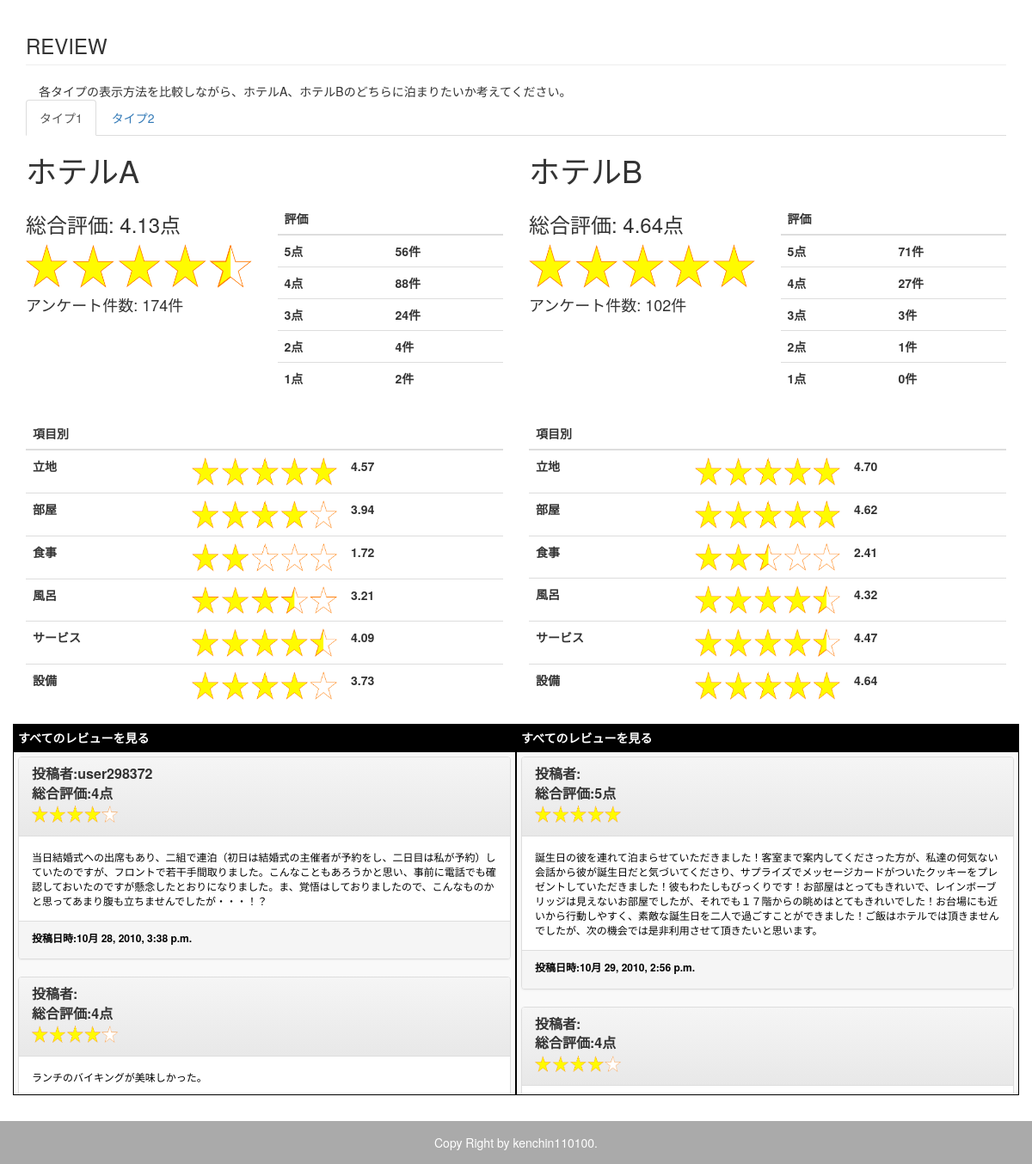
/questionnaire/review_exp3, run on the app's committed database.
### questionnaire/models.py (models this page shows)
class Evaluation(models.Model):
	hotel_name = models.CharField(max_length=20, null=True)
	eva1 = models.DecimalField(max_digits=3, decimal_places=2, null=True)
	eva2 = models.DecimalField(max_digits=3, decimal_places=2, null=True)
	eva3 = models.DecimalField(max_digits=3, decimal_places=2, null=True)
	eva4 = models.DecimalField(max_digits=3, decimal_places=2, null=True)
	eva5 = models.DecimalField(max_digits=3, decimal_places=2, null=True)
	eva6 = models.DecimalField(max_digits=3, decimal_places=2, null=True)
	eva7 = models.DecimalField(max_digits=3, decimal_places=2, null=True)
	img_eva1 = models.CharField(max_length=3, null=True)
	img_eva2 = models.CharField(max_length=3, null=True)
	img_eva3 = models.CharField(max_length=3, null=True)
	img_eva4 = models.CharField(max_length=3, null=True)
	img_eva5 = models.CharField(max_length=3, null=True)
	img_eva6 = models.CharField(max_length=3, null=True)
	img_eva7 = models.CharField(max_length=3, null=True)

class Review3(models.Model):
    user_id = models.IntegerField()
    user_name = models.CharField(max_length=20, null=True)
    review = models.TextField(null=True)
    date_time = models.DateTimeField(null=True)
    eva1 = models.IntegerField(null=True)
    eva2 = models.IntegerField(null=True)
    eva3 = models.IntegerField(null=True)
    eva4 = models.IntegerField(null=True)
    eva5 = models.IntegerField(null=True)
    eva6 = models.IntegerField(null=True)
    eva7 = models.IntegerField(null=True)

class Review4(models.Model):
    user_id = models.IntegerField()
    user_name = models.CharField(max_length=20, null=True)
    review = models.TextField(null=True)
    date_time = models.DateTimeField(null=True)
    eva1 = models.IntegerField(null=True)
    eva2 = models.IntegerField(null=True)
    eva3 = models.IntegerField(null=True)
    eva4 = models.IntegerField(null=True)
    eva5 = models.IntegerField(null=True)
    eva6 = models.IntegerField(null=True)
    eva7 = models.IntegerField(null=True)

### questionnaire/views_exp3.py (the view)
def review_exp3(request):
    list_d3 = Review3.objects.filter(date_time__range=(datetime.date(2010, 9, 1), datetime.date(2010, 10, 31)))
    evaluation3 = Evaluation.objects.get(hotel_name='ホテルC')
    list_d4 = Review4.objects.filter(date_time__range=(datetime.date(2010, 9, 1), datetime.date(2010, 10, 31)))
    evaluation4 = Evaluation.objects.get(hotel_name='ホテルD')
    list_sum = SummarizeReview_exp2.objects.all()
    list_sum3 = list_sum.filter(hotel_name='ホテルC')
    list_sum4 = list_sum.filter(hotel_name='ホテルD')
    d = {'review3': list_d3,
         'evaluation3': evaluation3,
         'num3_5': list_d3.filter(eva7=5).count(),
         'num3_4': list_d3.filter(eva7=4).count(),
         'num3_3': list_d3.filter(eva7=3).count(),
         'num3_2': list_d3.filter(eva7=2).count(),
         'num3_1': list_d3.filter(eva7=1).count(),
         'review4': list_d4,
         'evaluation4': evaluation4,
         'num4_5': list_d4.filter(eva7=5).count(),
         'num4_4': list_d4.filter(eva7=4).count(),
         'num4_3': list_d4.filter(eva7=3).count(),
         'num4_2': list_d4.filter(eva7=2).count(),
         'num4_1': list_d4.filter(eva7=1).count(),
         'sum3_topic1_1': list_sum3.filter(topic_id=1).order_by('doc_id')[:3],
         'sum3_topic2_1': list_sum3.filter(topic_id=2).order_by('doc_id')[:3],
         'sum3_topic3_1': list_sum3.filter(topic_id=3).order_by('doc_id')[:3],
         'sum3_topic4_1': list_sum3.filter(topic_id=4).order_by('doc_id')[:3],
         'sum3_topic5_1': list_sum3.filter(topic_id=5).order_by('doc_id')[:3],
         'sum3_topic6_1': list_sum3.filter(topic_id=6).order_by('doc_id')[:3],
         'sum3_topic7_1': list_sum3.filter(topic_id=7).order_by('doc_id')[:3],
         'sum3_topic1_2': list_sum3.filter(topic_id=1).order_by('doc_id')[3:],
         'sum3_topic2_2': list_sum3.filter(topic_id=2).order_by('doc_id')[3:],
         'sum3_topic3_2': list_sum3.filter(topic_id=3).order_by('doc_id')[3:],
         'sum3_topic4_2': list_sum3.filter(topic_id=4).order_by('doc_id')[3:],
         'sum3_topic5_2': list_sum3.filter(topic_id=5).order_by('doc_id')[3:],
         'sum3_topic6_2': list_sum3.filter(topic_id=6).order_by('doc_id')[3:],
         'sum3_topic7_2': list_sum3.filter(topic_id=7).order_by('doc_id')[3:],
         'sum4_topic1_1': list_sum4.filter(topic_id=1).order_by('doc_id')[:3],
         'sum4_topic2_1': list_sum4.filter(topic_id=2).order_by('doc_id')[:3],
         'sum4_topic3_1': list_sum4.filter(topic_id=3).order_by('doc_id')[:3],
         'sum4_topic4_1': list_sum4.filter(topic_id=4).order_by('doc_id')[:3],
         'sum4_topic5_1': list_sum4.filter(topic_id=5).order_by('doc_id')[:3],
         'sum4_topic6_1': list_sum4.filter(topic_id=6).order_by('doc_id')[:3],
         'sum4_topic7_1': list_sum4.filter(topic_id=7).order_by('doc_id')[:3],
         'sum4_topic1_2': list_sum4.filter(topic_id=1).order_by('doc_id')[3:],
         'sum4_topic2_2': list_sum4.filter(topic_id=2).order_by('doc_id')[3:],
         'sum4_topic3_2': list_sum4.filter(topic_id=3).order_by('doc_id')[3:],
         'sum4_topic4_2': list_sum4.filter(topic_id=4).order_by('doc_id')[3:],
         'sum4_topic5_2': list_sum4.filter(topic_id=5).order_by('doc_id')[3:],
         'sum4_topic6_2': list_sum4.filter(topic_id=6).order_by('doc_id')[3:],
         'sum4_topic7_2': list_sum4.filter(topic_id=7).order_by('doc_id')[3:],
         }
    return render(request, 'review_exp3.html', d)

### templates/review_exp3.html (shortened to what this page needs)
{% extends "base.html" %}
{% block body %}
<h3 class="page-header">REVIEW</h3>
<div class="container">
  <div>各タイプの表示方法を比較しながら、ホテルA、ホテルBのどちらに泊まりたいか考えてください。</div>
</div>
<ul class="nav nav-tabs">
  <li class="active"><a href="#tab1" data-toggle="tab">タイプ1</a></li>
	<li><a href="#tab2" data-toggle="tab">タイプ2</a></li>
</ul>
<div class="tab-content">
  <div id="tab1" class="tab-pane active">
  	<div class="row">
		  <div class="col-xs-6"><h1>ホテルA</h1></div>
		  <div class="col-xs-6"><h1>ホテルB</h1></div>
		</div>
  	<div class="row">
		  <div class="col-xs-6">
				<div class="row">
		      <div class="col-xs-6">
			<h3>総合評価: {{evaluation3.eva7 }}点</h3>
			<img src="/static/img/star/star{{evaluation3.img_eva7}}.png" class="img-responsive"/>
			<h4>アンケート件数: {{ review3|length }}件</h4>
	      </div>
		      <div class="col-xs-6">
		    <table class="table">
	          <thead>
	            <tr>
		          <th>評価</th>
                  <th></th>
                </tr>
  	          </thead>
          	  <tbody>
				<tr>
				  <th>5点</th>
				  <th>{{ num3_5 }}件</th>
				</tr>
				<tr>
			      <th>4点</th>
				  <th>{{ num3_4 }}件</th>
				</tr>
				<tr>
			      <th>3点</th>
				  <th>{{ num3_3 }}件</th>
				</tr>
				<tr>
				  <th>2点</th>
				  <th>{{ num3_2 }}件</th>
				</tr>
				<tr>
			      <th>1点</th>
				  <th>{{ num3_1 }}件</th>
				</tr>
			  </tbody>
			</table>
	      </div>
				</div>
			</div>
			<div class="col-xs-6">
				<div class="row">
				  <div class="col-xs-6">
				<h3>総合評価: {{evaluation4.eva7 }}点</h3>
				<img src="/static/img/star/star{{evaluation4.img_eva7}}.png" class="img-responsive"/>
				<h4>アンケート件数: {{ review4|length }}件</h4>
			</div>
				  <div class="col-xs-6">
				  <table class="table">
					  <thead>
					    <tr>
						    <th>評価</th>
						    <th></th>
					    </tr>
					  </thead>
					  <tbody>
					    <tr>
						    <th>5点</th>
						    <th>{{ num4_5 }}件</th>
							</tr>
					    <tr>
						    <th>4点</th>
						    <th>{{ num4_4 }}件</th>
					    </tr>
					    <tr>
						    <th>3点</th>
						    <th>{{ num4_3 }}件</th>
					    </tr>
					    <tr>
						    <th>2点</th>
						    <th>{{ num4_2 }}件</th>
					    </tr>
					    <tr>
						    <th>1点</th>
						    <th>{{ num4_1 }}件</th>
					    </tr>
					  </tbody>
				  </table>
	      </div>
				</div>
			</div>
		</div>
  	<div class="row">
		  <div class="col-xs-6">
			  <table class="table">
			    <thead>
				    <tr>
					    <th class="col-xs-4">項目別</th>
				      <th class="col-xs-4"></th>
			        <th class="col-xs-4"></th>
				    </tr>
				  </thead>
				  <tbody>
				    <tr>
				      <th class="col-xs-4">立地</th>
				      <th class="col-xs-4"><img src="/static/img/star/star{{evaluation3.img_eva1}}.png" class="img-responsive"/></th>
				      <th class="col-xs-4">{{ evaluation3.eva1 }}</th>
				    </tr>
				    <tr>
				      <th class="col-xs-4">部屋</th>
			        <th class="col-xs-4"><img src="/static/img/star/star{{evaluation3.img_eva2}}.png" class="img-responsive"/></th>
				      <th class="col-xs-4">{{ evaluation3.eva2 }}</th>
				    </tr>
				    <tr>
				      <th class="col-xs-4">食事</th>
			        <th class="col-xs-4"><img src="/static/img/star/star{{evaluation3.img_eva3}}.png" class="img-responsive"/></th>
				      <th class="col-xs-4">{{ evaluation3.eva3 }}</th>
					  </tr>
				    <tr>
				      <th class="col-xs-4">風呂</th>
				      <th class="col-xs-4"><img src="/static/img/star/star{{evaluation3.img_eva4}}.png" class="img-responsive"/></th>
				      <th class="col-xs-4">{{ evaluation3.eva4 }}</th>
				    </tr>
				    <tr>
			        <th class="col-xs-4">サービス</th>
				      <th class="col-xs-4"><img src="/static/img/star/star{{evaluation3.img_eva5}}.png" class="img-responsive"/></th>
				      <th class="col-xs-4">{{ evaluation3.eva5 }}</th>
				    </tr>
				    <tr>
				      <th class="col-xs-4">設備</th>
				      <th class="col-xs-4"><img src="/static/img/star/star{{evaluation3.img_eva6}}.png" class="img-responsive"/></th>
				      <th class="col-xs-4">{{ evaluation3.eva6 }}</th>
					  </tr>
				  </tbody>
			  </table>
			</div>
		  <div class="col-xs-6">
			  <table class="table">
			    <thead>
				    <tr>
				      <th class="col-xs-4">項目別</th>
				      <th class="col-xs-4"></th>
				      <th class="col-xs-4"></th>
				    </tr>
			    </thead>
			    <tbody>
				    <tr>
			 	      <th class="col-xs-4">立地</th>
						  <th class="col-xs-4"><img src="/static/img/star/star{{evaluation4.img_eva1}}.png" class="img-responsive"/></th>
						  <th class="col-xs-4">{{ evaluation4.eva1 }}</th>
					  </tr>
					  <tr>
						  <th class="col-xs-4">部屋</th>
						  <th class="col-xs-4"><img src="/static/img/star/star{{evaluation4.img_eva2}}.png" class="img-responsive"/></th>
						  <th class="col-xs-4">{{ evaluation4.eva2 }}</th>
					  </tr>
					  <tr>
						  <th class="col-xs-4">食事</th>
						  <th class="col-xs-4"><img src="/static/img/star/star{{evaluation4.img_eva3}}.png" class="img-responsive"/></th>
						  <th class="col-xs-4">{{ evaluation4.eva3 }}</th>
					  </tr>
					  <tr>
						  <th class="col-xs-4">風呂</th>
						  <th class="col-xs-4"><img src="/static/img/star/star{{evaluation4.img_eva4}}.png" class="img-responsive"/></th>
						  <th class="col-xs-4">{{ evaluation4.eva4 }}</th>
					  </tr>
					  <tr>
						  <th class="col-xs-4">サービス</th>
						  <th class="col-xs-4"><img src="/static/img/star/star{{evaluation4.img_eva5}}.png" class="img-responsive"/></th>
						  <th class="col-xs-4">{{ evaluation4.eva5 }}</th>
					  </tr>
					  <tr>
						  <th class="col-xs-4">設備</th>
						  <th class="col-xs-4"><img src="/static/img/star/star{{evaluation4.img_eva6}}.png" class="img-responsive"/></th>
						  <th class="col-xs-4">{{ evaluation4.eva6 }}</th>
					  </tr>
					</tbody>
				</table>
			</div>
		</div>
  	<div class="row">
	    <div class="col-xs-6">
				<div class="row">
				  <div class="box_title">すべてのレビューを見る</div>
				  <div class="box_srcollbar">
					{% for row in review3 %}
					<div class="panel panel-default">
						<div class="panel-heading">
							<h3 class="panel-title">
		 	          <label>投稿者:{{row.user_name}}</label>
								<br>
								<label>総合評価:{{row.eva7}}点</label>
								<br>
								<label><img src="/static/img/star/star{{row.eva7}}.png" width=100/></label>
			        </h3>
				    </div>
						<div class="panel-body">
			      {{row.review}}
						</div>
			      <div class="panel-footer">
			        <label>投稿日時:{{row.date_time}}</label>
			      </div>
					</div>
					{% endfor %}
			  </div>
				</div>
			</div>
      <div class="col-xs-6">
				<div class="row">
				  <div class="box_title">すべてのレビューを見る</div>
				  <div class="box_srcollbar">
					{% for row in review4 %}
					<div class="panel panel-default">
						<div class="panel-heading">
							<h3 class="panel-title">
				        <label>投稿者:{{row.user_name}}</label>
				        <br>
				        <label>総合評価:{{row.eva7}}点</label>
								<br>
								<label><img src="/static/img/star/star{{row.eva7}}.png" width=100/></label>
				      </h3>
						</div>
						<div class="panel-body">
			      {{row.review}}
						</div>
						<div class="panel-footer">
			        <label>投稿日時:{{row.date_time}}</label>
			      </div>
					</div>
					{% endfor %}
				</div>
				</div>
			</div>
		</div>
  </div>
</div>
{% endblock body %}

### templates/base.html (shortened to what this page needs)
{% load staticfiles %}
<!DOCTYPE html>
<html lang="{{ LANGUAGE_CODE|default:"ja" }}">
<head>
<link href="{% static 'css/bootstrap.min.css' %}" rel="stylesheet">
<link href="{% static 'css/bootstrap-theme.min.css' %}" rel="stylesheet">
</head>
<body>
  <div class="container">
	  {% block body %}
	  {% endblock %}
  </div>
</body>
<div id="footer">Copy Right by kenchin110100.</div>
</html>

### templates/base.html (style rules this page uses)
#footer { background-color: #aaa; height: 50px; text-align: center; line-height: 50px; color : #fff; margin-top:30px; }

### templates/review_exp3.html (style rules this page uses)
table { margin-top: 8px; }
.box_srcollbar { overflow:auto; width:auto; height:400px; padding:5px; border:1px solid #000; background-color:#F9F9F9; color:#000; font-size:12px; }
.box_title { border:1px solid #000; padding:5px; width:auto; font-weight:bold; font-size:14px; background-color:#000; color:#fff; }
.panel-body { background: white; }

### data on the page
Evaluation: eva7 "4.13", eva1 "4.57", eva2 "3.94", eva3 "1.72", eva4 "3.21", eva5 "4.09", eva6 "3.73"
Evaluation: eva7 "4.64", eva1 "4.70", eva2 "4.62", eva3 "2.41", eva4 "4.32", eva5 "4.47", eva6 "4.64"
Review3: user_name "user298372", eva7 "4", review "当日結婚式への出席もあり、二組で連泊（初日は結婚式の主催者が予約をし、二日目は私が予約）していたのですが、フロントで若干手間取りました。こんなこともあろうかと思い、事前に電話でも確認しておいたのですが懸念したとおりになりました。ま、覚悟はしておりましたので、こんなものかと思ってあまり腹も立ちませんでしたが・・・！？", date_time "10月 28, 2010, 3:38 p.m."
Review3: eva7 "4", review "ランチのバイキングが美味しかった。"
Review4: eva7 "5", shows a picture, review "誕生日の彼を連れて泊まらせていただきました！客室まで案内してくださった方が、私達の何気ない会話から彼が誕生日だと気づいてくださり、サプライズでメッセージカードがついたクッキーをプレゼントしていただきました！彼もわたしもびっくりです！お部屋はとってもきれいで、レインボーブリッジは見えないお部屋でしたが、それでも１７階からの眺めはとてもきれいでした！お台場にも近いから行動しやすく、素敵な誕生日を二人で過ごすことができました！ご飯はホテルでは頂きませんでしたが、次の機会では是非利用させて頂きたいと思います。", date_time "10月 29, 2010, 2:56 p.m."
Review4: eva7 "4", shows a picture

### other printed values
{{ review3|length }} "174"
{{ num3_5 }} "56"
{{ num3_4 }} "88"
{{ num3_3 }} "24"
{{ num3_2 }} "4"
{{ num3_1 }} "2"
{{ review4|length }} "102"
{{ num4_5 }} "71"
{{ num4_4 }} "27"
{{ num4_3 }} "3"
{{ num4_2 }} "1"
{{ num4_1 }} "0"
